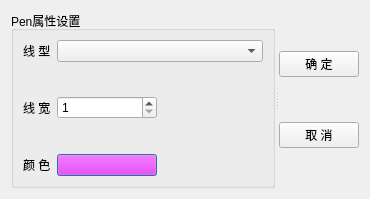
<?xml version="1.0" encoding="UTF-8"?>
<ui version="4.0">
 <class>DialogPen</class>
 <widget class="QDialog" name="DialogPen">
  <property name="geometry">
   <rect>
    <x>0</x>
    <y>0</y>
    <width>370</width>
    <height>199</height>
   </rect>
  </property>
  <property name="windowTitle">
   <string>Dialog</string>
  </property>
  <layout class="QHBoxLayout" name="horizontalLayout">
   <item>
    <widget class="QSplitter" name="splitter">
     <property name="orientation">
      <enum>Qt::Horizontal</enum>
     </property>
     <widget class="QGroupBox" name="groupBox">
      <property name="title">
       <string>Pen属性设置</string>
      </property>
      <layout class="QGridLayout" name="gridLayout_2">
       <item row="2" column="1">
        <widget class="QSpinBox" name="spinWidth_2">
         <property name="minimumSize">
          <size>
           <width>100</width>
           <height>0</height>
          </size>
         </property>
         <property name="minimum">
          <number>1</number>
         </property>
         <property name="maximum">
          <number>100</number>
         </property>
        </widget>
       </item>
       <item row="4" column="0">
        <widget class="QLabel" name="label_5">
         <property name="text">
          <string>颜 色</string>
         </property>
        </widget>
       </item>
       <item row="1" column="1">
        <spacer name="verticalSpacer_6">
         <property name="orientation">
          <enum>Qt::Vertical</enum>
         </property>
         <property name="sizeHint" stdset="0">
          <size>
           <width>20</width>
           <height>40</height>
          </size>
         </property>
        </spacer>
       </item>
       <item row="2" column="0">
        <widget class="QLabel" name="label_6">
         <property name="text">
          <string>线 宽</string>
         </property>
        </widget>
       </item>
       <item row="0" column="1" colspan="2">
        <widget class="QComboBox" name="comboPenStyle_2"/>
       </item>
       <item row="4" column="1">
        <widget class="QPushButton" name="btnColor_2">
         <property name="autoFillBackground">
          <bool>false</bool>
         </property>
         <property name="styleSheet">
          <string notr="true">background-color: rgb(255, 0, 255);</string>
         </property>
         <property name="text">
          <string/>
         </property>
         <property name="flat">
          <bool>false</bool>
         </property>
        </widget>
       </item>
       <item row="3" column="1">
        <spacer name="verticalSpacer_7">
         <property name="orientation">
          <enum>Qt::Vertical</enum>
         </property>
         <property name="sizeHint" stdset="0">
          <size>
           <width>20</width>
           <height>40</height>
          </size>
         </property>
        </spacer>
       </item>
       <item row="4" column="2">
        <spacer name="horizontalSpacer_3">
         <property name="orientation">
          <enum>Qt::Horizontal</enum>
         </property>
         <property name="sizeHint" stdset="0">
          <size>
           <width>98</width>
           <height>20</height>
          </size>
         </property>
        </spacer>
       </item>
       <item row="2" column="2">
        <spacer name="horizontalSpacer_4">
         <property name="orientation">
          <enum>Qt::Horizontal</enum>
         </property>
         <property name="sizeHint" stdset="0">
          <size>
           <width>98</width>
           <height>20</height>
          </size>
         </property>
        </spacer>
       </item>
       <item row="0" column="0">
        <widget class="QLabel" name="label_4">
         <property name="text">
          <string>线 型</string>
         </property>
        </widget>
       </item>
      </layout>
     </widget>
     <widget class="QWidget" name="layoutWidget">
      <layout class="QVBoxLayout" name="verticalLayout_2">
       <item>
        <spacer name="verticalSpacer_8">
         <property name="orientation">
          <enum>Qt::Vertical</enum>
         </property>
         <property name="sizeHint" stdset="0">
          <size>
           <width>20</width>
           <height>40</height>
          </size>
         </property>
        </spacer>
       </item>
       <item>
        <widget class="QPushButton" name="btnOK_2">
         <property name="text">
          <string>确 定</string>
         </property>
        </widget>
       </item>
       <item>
        <spacer name="verticalSpacer_9">
         <property name="orientation">
          <enum>Qt::Vertical</enum>
         </property>
         <property name="sizeHint" stdset="0">
          <size>
           <width>20</width>
           <height>40</height>
          </size>
         </property>
        </spacer>
       </item>
       <item>
        <widget class="QPushButton" name="btnCancel_2">
         <property name="text">
          <string>取 消</string>
         </property>
        </widget>
       </item>
       <item>
        <spacer name="verticalSpacer_10">
         <property name="orientation">
          <enum>Qt::Vertical</enum>
         </property>
         <property name="sizeHint" stdset="0">
          <size>
           <width>20</width>
           <height>40</height>
          </size>
         </property>
        </spacer>
       </item>
      </layout>
     </widget>
    </widget>
   </item>
  </layout>
 </widget>
 <resources/>
 <connections>
  <connection>
   <sender>btnOK_2</sender>
   <signal>clicked()</signal>
   <receiver>DialogPen</receiver>
   <slot>accept()</slot>
   <hints>
    <hint type="sourcelabel">
     <x>311</x>
     <y>62</y>
    </hint>
    <hint type="destinationlabel">
     <x>184</x>
     <y>99</y>
    </hint>
   </hints>
  </connection>
  <connection>
   <sender>btnCancel_2</sender>
   <signal>clicked()</signal>
   <receiver>DialogPen</receiver>
   <slot>reject()</slot>
   <hints>
    <hint type="sourcelabel">
     <x>311</x>
     <y>135</y>
    </hint>
    <hint type="destinationlabel">
     <x>184</x>
     <y>99</y>
    </hint>
   </hints>
  </connection>
 </connections>
</ui>
